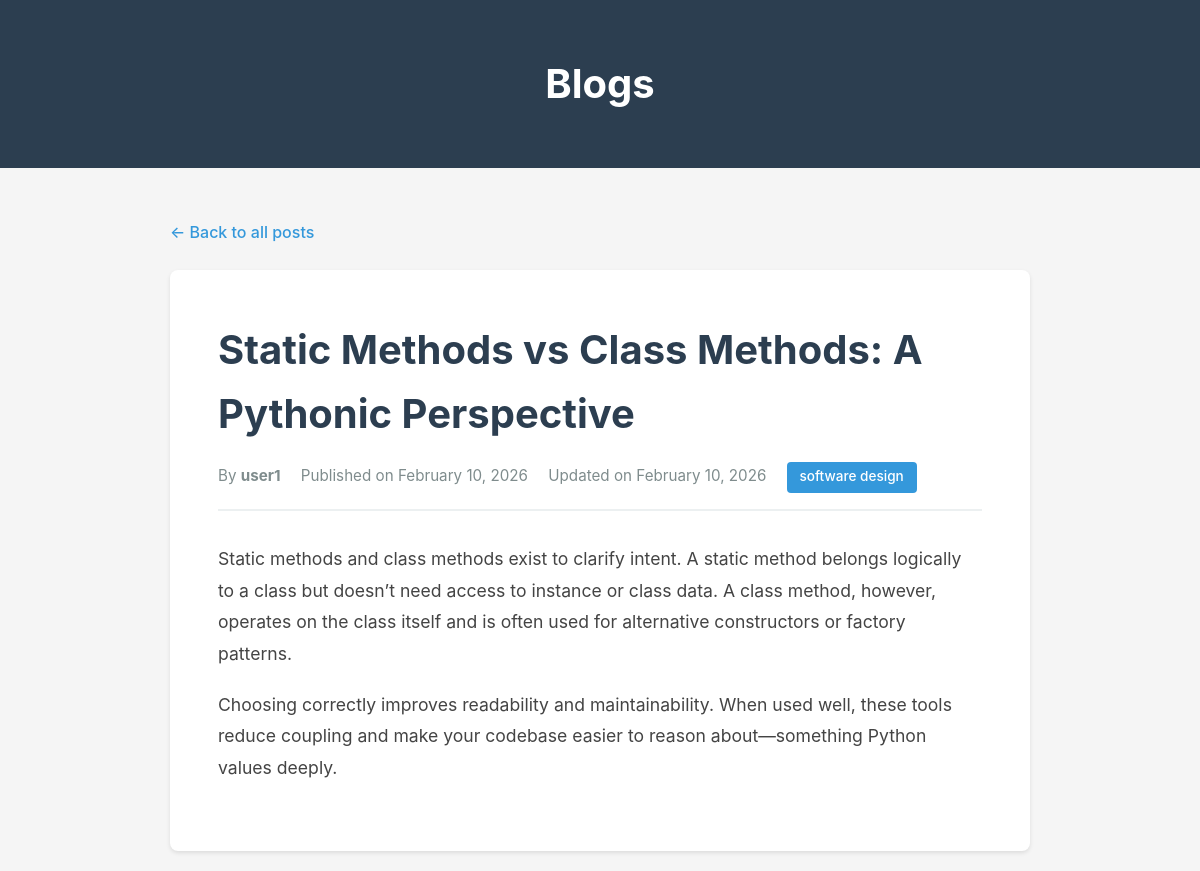
Page /post/static-methods-vs-class-methods-a-pythonic-perspective/ on the committed database.
### blog/models.py (models this page shows, shortened)
class Post(models.Model):
    STATUS_CHOICES = (
        ('draft', 'Draft'),
        ('published', 'Published')
    )
    title = models.CharField(max_length=200)
    slug = models.SlugField(unique=True, max_length=100, blank=True)
    author = models.ForeignKey(User, on_delete=models.CASCADE, related_name='blog_posts')
    content = models.TextField()
    category = models.CharField(max_length=100, blank=True, null=True)
    status = models.CharField(max_length=10, choices=STATUS_CHOICES, default='draft')
    created_at = models.DateTimeField(auto_now_add=True)
    updated_at = models.DateTimeField(auto_now=True)
    class Meta:
        ordering = ['-created_at']

### blog/views.py (the view)
# urls.py: path('post/<slug:slug>/', views.post_detail, name='post_detail'),
def post_detail(request, slug):
    post = get_object_or_404(Post, slug=slug, status='published')
    context = {
        'post': post
    }
    return render(request, 'post_detail.html', context)

### blog/templates/post_detail.html (shortened to what this page needs)
<!DOCTYPE html>
<html lang="en">
<head>
</head>
<body>
    <header>
        <div class="container">
            <h1><a href="{% url 'home' %}">Blogs</a></h1>
        </div>
    </header>
    <div class="container">
        <a href="{% url 'home' %}" class="back-link">← Back to all posts</a>
        <article class="post-detail">
            <h1>{{ post.title }}</h1>
            <div class="post-meta">
                <span>By <strong>{{ post.author.username }}</strong></span>
                <span>Published on {{ post.created_at|date:"F d, Y" }}</span>
                {% if post.updated_at != post.created_at %}
                    <span>Updated on {{ post.updated_at|date:"F d, Y" }}</span>
                {% endif %}
                {% if post.category %}
                    <span class="category-badge">{{ post.category }}</span>
                {% endif %}
            </div>
            <div class="post-content">
                {{ post.content|linebreaks }}
            </div>
        </article>
    </div>
</body>
</html>

### blog/templates/post_detail.html (style rules this page uses)
* { margin: 0; padding: 0; box-sizing: border-box; }
body { font-family: -apple-system, BlinkMacSystemFont, "Segoe UI", Roboto, "Helvetica Neue", Arial, sans-serif; line-height: 1.6; color: #333; background-color: #f5f5f5; }
.container { max-width: 900px; margin: 0 auto; padding: 20px; }
header { background: #2c3e50; color: white; padding: 2rem 0; margin-bottom: 2rem; }
header h1 { text-align: center; font-size: 2.5rem; }
header h1 a { color: white; text-decoration: none; }
.back-link { display: inline-block; color: #3498db; text-decoration: none; margin-bottom: 1.5rem; font-weight: 500; }
.post-detail { background: white; padding: 3rem; border-radius: 8px; box-shadow: 0 2px 4px rgba(0,0,0,0.1); }
.post-detail h1 { color: #2c3e50; margin-bottom: 1rem; font-size: 2.5rem; }
.post-meta { color: #7f8c8d; font-size: 0.95rem; margin-bottom: 2rem; padding-bottom: 1rem; border-bottom: 2px solid #ecf0f1; }
.post-meta span { margin-right: 1rem; }
.post-content { color: #444; font-size: 1.1rem; line-height: 1.8; }
.post-content p { margin-bottom: 1.2rem; }
.category-badge { display: inline-block; background: #3498db; color: white; padding: 0.3rem 0.8rem; border-radius: 4px; font-size: 0.85rem; font-weight: 500; }

### rows in the picture
Post: title "Static Methods vs Class Methods: A Pythonic Perspective", author.username "user1", created_at "February 10, 2026", updated_at "February 10, 2026", category "software design", content "Static methods and class methods exist to clarify intent. A static method belongs logically to a class but doesn’t need access to instance or class data. A class method, however, operates on the class itself and is often used for alternative constructors or factory patterns. Choosing correctly improves readability and maintainability. When used well, these tools reduce coupling and make your codebase easier to reason about—something Python values deeply."
